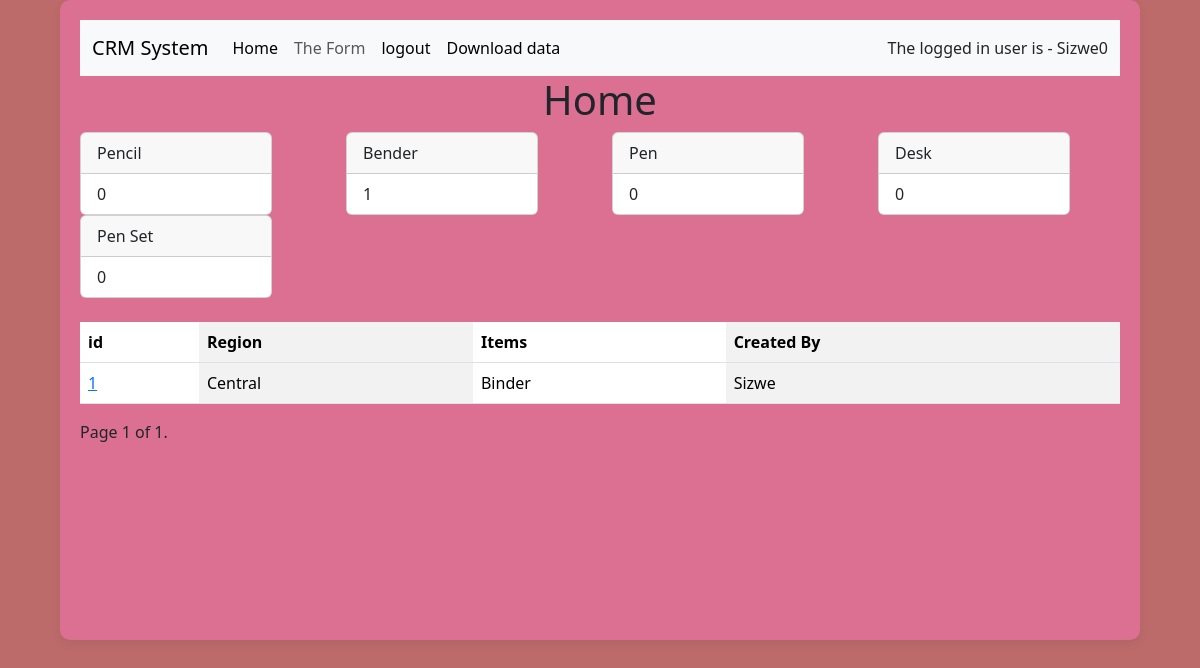
The app's page /home (signed in) with its own data.
### customerAppThree/models.py (models this page shows, shortened)
class CustomerModel(models.Model):
    TheRegion = [
        ('Central','Central'),
        ('East','East'),
        ('West','West'),
    ]
    TheItems = [
        ('Pencil','Pencil'),
        ('Pen','Pen'),
        ('Binder','Binder'),
        ('Desk','Desk'),
        ('Pen Set','Pen Set'),
    ]
    TheDate = models.DateField(auto_now_add=True)
    Created_by = models.ForeignKey(User, on_delete=models.CASCADE, null=False, blank=False)
    Region = models.CharField(choices=TheRegion, max_length=50)
    Rep = models.CharField(max_length=50)
    Items = models.CharField(choices=TheItems, max_length=50)
    Units = models.IntegerField()
    Cost = models.DecimalField(decimal_places=2, max_digits=6)

### customerAppThree/views.py (the view)
# urls.py: path('home', views.home, name='home'),
@login_required(login_url='TheLogin')
def home(request):
    theData = CustomerModel.objects.all().order_by('id')
    theDataPencil = CustomerModel.objects.filter(Items='Pencil').count()
    theDataBender = CustomerModel.objects.filter(Items='Binder').count()
    theDataPen = CustomerModel.objects.filter(Items='Pen').count()
    theDataDesk = CustomerModel.objects.filter(Items='Desk').count()
    theDataPenSet = CustomerModel.objects.filter(Items='Pen Set').count()
    myPagnitor = Paginator(theData, 5)
    pageNumber = request.GET.get('page')
    pageObject = myPagnitor.get_page(pageNumber)
    return render(request, 'home.html',{#'theData':theData,
                                        'pageObject':pageObject,
                                        'theDataPencil':theDataPencil,
                                        'theDataBender':theDataBender,
                                        'theDataPen':theDataPen,
                                        'theDataDesk':theDataDesk,
                                        'theDataPenSet':theDataPenSet,
                                        })

### template/home.html (shortened to what this page needs)
{% extends 'layout.html' %}
{% block content %}
<div class="headings">
    <h1>Home</h1>
</div>
<div class="row">
    <div class="col">
      <div class="card" style="width: 12rem;">
        <div class="card-header">
            Pencil
        </div>
        <ul class="list-group list-group-flush">
          <li class="list-group-item">
            {{theDataPencil}}
          </li>
        </ul>
      </div>
    </div>
    <div class="col">
      <div class="card" style="width: 12rem;">
        <div class="card-header">
            Bender
        </div>
        <ul class="list-group list-group-flush">
          <li class="list-group-item">
            {{theDataBender}}
          </li>
        </ul>
      </div>
    </div>
    <div class="col">
        <div class="card" style="width: 12rem;">
          <div class="card-header">
              Pen
          </div>
          <ul class="list-group list-group-flush">
            <li class="list-group-item">
              {{theDataPen}}
            </li>
          </ul>
        </div>
      </div>
      <div class="col">
        <div class="card" style="width: 12rem;">
          <div class="card-header">
              Desk
          </div>
          <ul class="list-group list-group-flush">
            <li class="list-group-item">
              {{theDataDesk}}
            </li>
          </ul>
        </div>
      </div>
      <div class="col">
        <div class="card" style="width: 12rem;">
          <div class="card-header">
              Pen Set
          </div>
          <ul class="list-group list-group-flush">
            <li class="list-group-item">
              {{theDataPenSet}}
            </li>
          </ul>
        </div>
      </div>
</div>
<table class="table table-striped-columns">
    <tr>
        <th>
            id
        </th>
        <th>
            Region
        </th>
        <th>
            Items
        </th>
        <th>
            Created By
        </th>
    </tr>
    {% for data in pageObject %}
    <tr>
        <td>
            <a href="{% url 'TheDetails' data.id %}">
                {{data.id}}
            </a>
        </td>
        <td>
            {{data.Region}}
        </td>
        <td>
            {{data.Items}}
        </td>
        <td>
            {{data.Created_by}}
        </td>
    </tr>
    <br>
    {% endfor %}
</table>
<div class="pagination">
    <span class="step-links">
        <span class="current">
            Page {{ pageObject.number }} of {{ pageObject.paginator.num_pages }}.
        </span>
    </span>
</div>
{% endblock %}

### template/nav.html (shortened to what this page needs)
<nav class="navbar navbar-expand-lg bg-body-tertiary">
    <div class="container-fluid">
      <a class="navbar-brand" href="{% url 'home' %}">CRM System</a>
      <div class="collapse navbar-collapse" id="navbarSupportedContent">
        <ul class="navbar-nav me-auto mb-2 mb-lg-0">
          <li class="nav-item">
            <a class="nav-link active" aria-current="page" href="{% url 'home' %}">Home</a>
          </li>
          <li class="nav-item">
            <a class="nav-link" href="{% url 'Theform' %}">The Form</a>
          </li>
          <li class="nav-item">
            <a class="nav-link active" aria-current="page" href="{% url 'TheLogOut' %}">logout</a>
          </li>
          <li class="nav-item">
            <a class="nav-link active" aria-current="page" href="{% url 'TheDownload' %}">Download data</a>
          </li>
        </ul>
      </div>
      The logged in user is - {{request.user}}
    </div>
  </nav>

### static/styles/styles.css (style rules this page uses)
body { background-color: rgb(189, 106, 106); }
.headings { text-align: center; }

### template/layout.html (style rules this page uses)
body { background-color: rgb(189, 106, 106); }
.headings { text-align: center; }

### records on screen
CustomerModel: id "1", Region "Central", Items "Binder", Created_by "Sizwe"

### other values on screen
{{ request.user }} "Sizwe0"
{{ theDataPencil }} "0"
{{ theDataBender }} "1"
{{ theDataPen }} "0"
{{ theDataDesk }} "0"
{{ theDataPenSet }} "0"
{{ pageObject.number }} "1"
{{ pageObject.paginator.num_pages }} "1"
